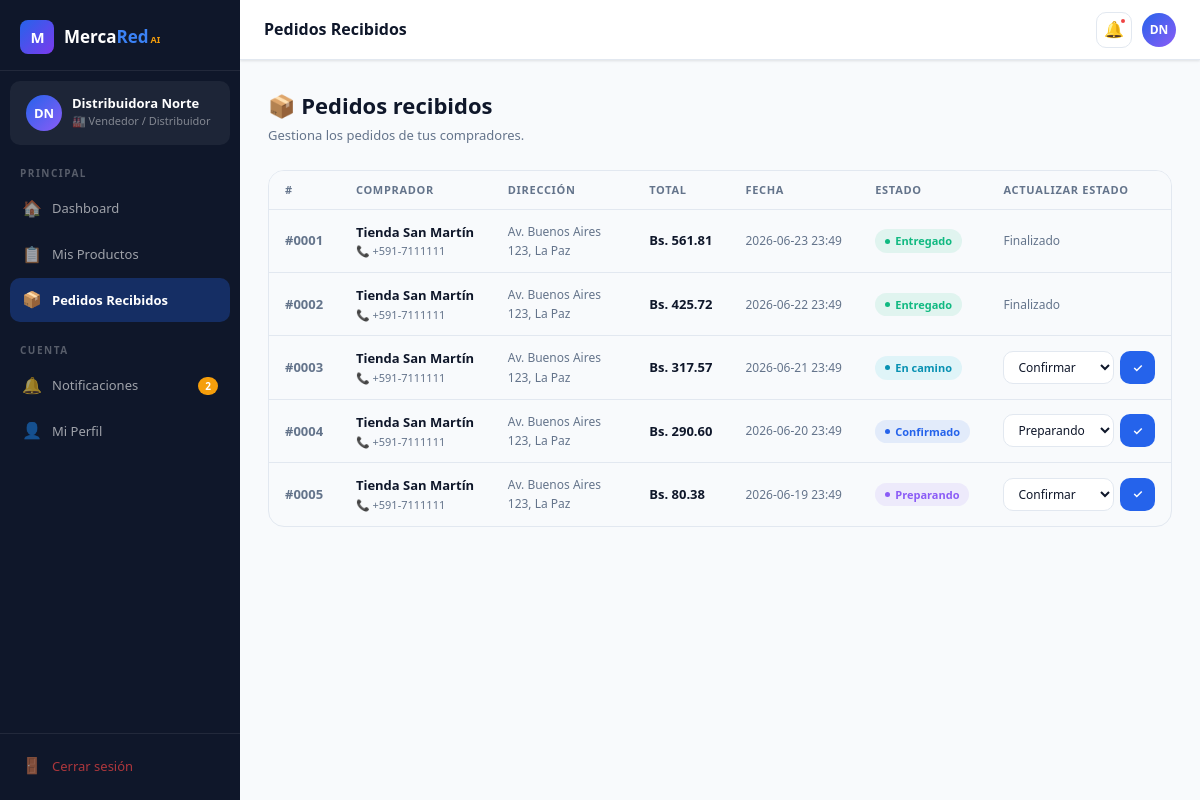
Page /seller/orders (signed in) on the committed database.
### tables this page shows
CREATE TABLE users (
        id          INTEGER PRIMARY KEY AUTOINCREMENT,
        email       TEXT    UNIQUE NOT NULL,
        password    TEXT    NOT NULL,
        role        TEXT    NOT NULL DEFAULT 'buyer',   -- buyer | seller | transporter | admin
        full_name   TEXT    NOT NULL,
        company     TEXT,
        phone       TEXT,
        city        TEXT    DEFAULT 'La Paz',
        avatar_initials TEXT,
        created_at  TEXT    DEFAULT (datetime('now')),
        is_active   INTEGER DEFAULT 1,
        bio         TEXT
    );

CREATE TABLE orders (
        id           INTEGER PRIMARY KEY AUTOINCREMENT,
        buyer_id     INTEGER NOT NULL REFERENCES users(id),
        seller_id    INTEGER NOT NULL REFERENCES users(id),
        transporter_id INTEGER REFERENCES users(id),
        status       TEXT    DEFAULT 'pending',
        -- pending | confirmed | preparing | in_transit | delivered | cancelled
        total        REAL    NOT NULL,
        notes        TEXT,
        delivery_address TEXT,
        created_at   TEXT    DEFAULT (datetime('now')),
        updated_at   TEXT    DEFAULT (datetime('now'))
    );

### app.py (the view)
@app.route('/seller/orders')
@login_required
def seller_orders():
    if current_user.role != 'seller': return redirect(url_for('dashboard'))
    orders = query("""
        SELECT o.*, u.full_name as buyer_name, u.company as buyer_company, u.phone as buyer_phone
        FROM orders o JOIN users u ON o.buyer_id=u.id
        WHERE o.seller_id=?
        ORDER BY o.created_at DESC
    """, (current_user.id,))
    return render_template('seller/orders.html', orders=orders)

### app.py (called while the page is built)
def get_db():
    conn = sqlite3.connect(DB_PATH)
    conn.row_factory = sqlite3.Row
    return conn

def query(sql, args=(), one=False, commit=False):
    conn = get_db()
    cur  = conn.execute(sql, args)
    if commit:
        conn.commit()
        rv = cur.lastrowid
    else:
        rv = cur.fetchone() if one else cur.fetchall()
    conn.close()
    return rv

@login_manager.user_loader
def load_user(user_id):
    row = query("SELECT * FROM users WHERE id=?", (user_id,), one=True)
    return User(row) if row else None

def notif_count():
    if not current_user.is_authenticated:
        return 0
    return query("SELECT COUNT(*) as c FROM notifications WHERE user_id=? AND is_read=0",
                 (current_user.id,), one=True)['c']

### templates/seller/orders.html
{% extends "base.html" %}
{% block topbar_title %}Pedidos Recibidos{% endblock %}
{% block content %}
<div class="page-header"><div><h1>📦 Pedidos recibidos</h1><p>Gestiona los pedidos de tus compradores.</p></div></div>
{% if orders %}
<div class="table-wrap">
  <table>
    <thead><tr><th>#</th><th>Comprador</th><th>Dirección</th><th>Total</th><th>Fecha</th><th>Estado</th><th>Actualizar estado</th></tr></thead>
    <tbody>
      {% for o in orders %}
      <tr>
        <td style="font-weight:800;color:var(--muted)">#{{ '%04d'|format(o.id) }}</td>
        <td>
          <div style="font-weight:700;font-size:13px">{{ o.buyer_company or o.buyer_name }}</div>
          {% if o.buyer_phone %}<div style="font-size:11px;color:var(--muted)">📞 {{ o.buyer_phone }}</div>{% endif %}
        </td>
        <td style="font-size:12px;color:var(--muted);max-width:140px">{{ o.delivery_address or '—' }}</td>
        <td style="font-weight:800">Bs. {{ '%.2f'|format(o.total) }}</td>
        <td style="font-size:12px;color:var(--muted)">{{ o.created_at[:16] }}</td>
        <td><span class="status s-{{ o.status }}">{{ {'pending':'Pendiente','confirmed':'Confirmado','preparing':'Preparando','in_transit':'En camino','delivered':'Entregado','cancelled':'Cancelado'}[o.status] }}</span></td>
        <td>
          {% if o.status not in ['delivered','cancelled'] %}
          <form method="POST" action="{{ url_for('seller_order_update', oid=o.id) }}" style="display:flex;gap:6px">
            <select name="status" class="form-control" style="padding:6px 10px;font-size:12px">
              {% for s,l in [('confirmed','Confirmar'),('preparing','Preparando'),('in_transit','En camino'),('delivered','Entregado'),('cancelled','Cancelar')] %}
                {% if s != o.status %}<option value="{{ s }}">{{ l }}</option>{% endif %}
              {% endfor %}
            </select>
            <button type="submit" class="btn btn-primary btn-sm">✓</button>
          </form>
          {% else %}
          <span style="font-size:12px;color:var(--muted)">Finalizado</span>
          {% endif %}
        </td>
      </tr>
      {% endfor %}
    </tbody>
  </table>
</div>
{% else %}
<div class="empty"><div class="empty-icon">📦</div><h3>Sin pedidos recibidos</h3><p>Los pedidos de los compradores aparecerán aquí.</p></div>
{% endif %}
{% endblock %}

### templates/base.html (shortened to what this page needs)
<!DOCTYPE html>
<html lang="es">
<head>
</head>
<body>
{% if current_user.is_authenticated %}
<div class="app-layout">
  <aside class="sidebar" id="sidebar">
    <div class="sidebar-logo">
      <div class="logo-icon">M</div>
      <div class="logo-text">Merca<span>Red</span><small>AI</small></div>
    </div>
    <div class="sidebar-user">
      <div class="avatar">{{ current_user.avatar_initials }}</div>
      <div>
        <div class="user-name">{{ current_user.full_name }}</div>
        <div class="user-role">{{ ROLE_ICONS[current_user.role] }} {{ ROLE_LABELS[current_user.role] }}</div>
      </div>
    </div>
    <nav class="sidebar-nav">
      {% if current_user.role == 'buyer' %}
        <div class="nav-section-label">Principal</div>
        <a href="{{ url_for('buyer_home') }}" class="nav-link {% if request.endpoint=='buyer_home' %}active{% endif %}">
          <span class="icon">🏠</span> Inicio
        </a>
        <a href="{{ url_for('buyer_catalogue') }}" class="nav-link {% if request.endpoint=='buyer_catalogue' %}active{% endif %}">
          <span class="icon">🛍️</span> Catálogo
        </a>
        <a href="{{ url_for('buyer_cart') }}" class="nav-link {% if request.endpoint=='buyer_cart' %}active{% endif %}">
          <span class="icon">🛒</span> Carrito
          {% set cc = notif_count() %}
        </a>
        <a href="{{ url_for('buyer_orders') }}" class="nav-link {% if 'buyer_order' in request.endpoint %}active{% endif %}">
          <span class="icon">📦</span> Mis Pedidos
        </a>
      {% elif current_user.role == 'seller' %}
        <div class="nav-section-label">Principal</div>
        <a href="{{ url_for('seller_home') }}" class="nav-link {% if request.endpoint=='seller_home' %}active{% endif %}">
          <span class="icon">🏠</span> Dashboard
        </a>
        <a href="{{ url_for('seller_products') }}" class="nav-link {% if request.endpoint=='seller_products' %}active{% endif %}">
          <span class="icon">📋</span> Mis Productos
        </a>
        <a href="{{ url_for('seller_orders') }}" class="nav-link {% if request.endpoint=='seller_orders' %}active{% endif %}">
          <span class="icon">📦</span> Pedidos Recibidos
        </a>
      {% elif current_user.role == 'transporter' %}
        <div class="nav-section-label">Principal</div>
        <a href="{{ url_for('transporter_home') }}" class="nav-link {% if request.endpoint=='transporter_home' %}active{% endif %}">
          <span class="icon">🚚</span> Mis Entregas
        </a>
      {% elif current_user.role == 'admin' %}
        <div class="nav-section-label">Administración</div>
        <a href="{{ url_for('admin_home') }}" class="nav-link {% if request.endpoint=='admin_home' %}active{% endif %}">
          <span class="icon">⚙️</span> Panel Admin
        </a>
      {% endif %}
      <div class="nav-section-label" style="margin-top:10px">Cuenta</div>
      <a href="{{ url_for('notifications') }}" class="nav-link {% if request.endpoint=='notifications' %}active{% endif %}">
        <span class="icon">🔔</span> Notificaciones
        {% set nc = notif_count() %}{% if nc > 0 %}<span class="badge amber">{{ nc }}</span>{% endif %}
      </a>
      <a href="{{ url_for('profile') }}" class="nav-link {% if request.endpoint=='profile' %}active{% endif %}">
        <span class="icon">👤</span> Mi Perfil
      </a>
    </nav>
    <div class="sidebar-bottom">
      <a href="{{ url_for('logout') }}" class="nav-link" style="color:rgba(239,68,68,.7)">
        <span class="icon">🚪</span> Cerrar sesión
      </a>
    </div>
  </aside>
  <div class="main-wrap">
    <header class="topbar">
      <span class="topbar-title">{% block topbar_title %}MercaRed AI{% endblock %}</span>
      <div class="topbar-right">
        <a href="{{ url_for('notifications') }}" class="topbar-btn" title="Notificaciones">
          🔔
          {% if notif_count() > 0 %}<div class="notif-dot"></div>{% endif %}
        </a>
        <a href="{{ url_for('profile') }}" class="topbar-avatar">{{ current_user.avatar_initials }}</a>
      </div>
    </header>
    <main class="page-content">
      {% block content %}{% endblock %}
    </main>
  </div>
</div>
{% else %}
  {% block public_content %}{% endblock %}
{% endif %}
</body>
</html>

### rows in the picture
users: avatar_initials "DN", full_name "Distribuidora Norte", role "🏭", role "Vendedor / Distribuidor"
orders: id "0001", company "Tienda San Martín", buyer_phone "+591-7111111", delivery_address "Av. Buenos Aires 123, La Paz", total "561.81", created_at "2026-06-23 23:49", status "Entregado", shows "Finalizado"
orders: id "0002", company "Tienda San Martín", buyer_phone "+591-7111111", delivery_address "Av. Buenos Aires 123, La Paz", total "425.72", created_at "2026-06-22 23:49", status "Entregado", shows "Finalizado"
orders: id "0003", company "Tienda San Martín", buyer_phone "+591-7111111", delivery_address "Av. Buenos Aires 123, La Paz", total "317.57", created_at "2026-06-21 23:49", status "En camino", status "Confirmar"
orders: id "0004", company "Tienda San Martín", buyer_phone "+591-7111111", delivery_address "Av. Buenos Aires 123, La Paz", total "290.60", created_at "2026-06-20 23:49", status "Confirmado", status "Preparando"
orders: id "0005", company "Tienda San Martín", buyer_phone "+591-7111111", delivery_address "Av. Buenos Aires 123, La Paz", total "80.38", created_at "2026-06-19 23:49", status "Preparando", status "Confirmar"

### other values in the picture
{{ nc }} "2"
